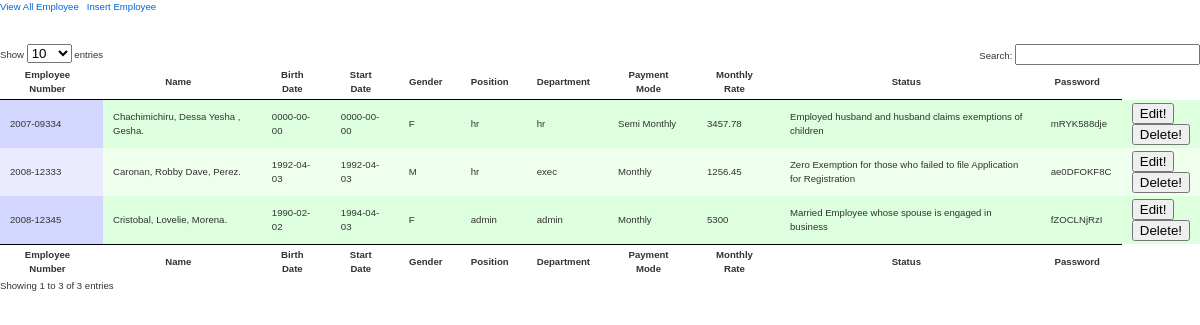
Screenshot of /payroll/index.php/employee/GetAll with the database file from the repository.
### tables this page shows
CREATE TABLE IF NOT EXISTS `employee` (
  `empnum` varchar(50) NOT NULL,
  `mname` varchar(50) NOT NULL,
  `sname` varchar(50) NOT NULL,
  `fname` varchar(100) NOT NULL,
  `type` varchar(100) NOT NULL,
  `status` int(2) NOT NULL,
  `mrate` float NOT NULL,
  `payment_mode` varchar(20) NOT NULL,
  `position` varchar(50) NOT NULL,
  `dept` varchar(50) NOT NULL,
  `gender` varchar(1) NOT NULL,
  `password` varchar(15) NOT NULL,
  `sdate` date NOT NULL,
  `bdate` date NOT NULL,
  PRIMARY KEY (`empnum`)
);

CREATE TABLE IF NOT EXISTS `employee_status` (
  `id` int(3) NOT NULL,
  `desc` varchar(100) NOT NULL,
  PRIMARY KEY (`id`)
);

### payroll/application/controllers/Employee.php (called while the page is built, shortened)
<?php
class Employee extends CI_Controller {
	function __construct()
	{
		$this->load->helper('url');
		$this->load->helper('date');
	}
	function GetAll()
	{
	$this->load->helper('form');
	$this->load->model('Employee_model');
	$data['query']=$this->Employee_model->Employee_getall();
	$this->load->view('Emp_viewall',$data);
	}
}
?>

### payroll/index.php (called while the page is built, shortened)
<?php
require_once BASEPATH.'core/CodeIgniter'.EXT;

### payroll/application/models/Employee_model.php (called while the page is built, shortened)
<?php
class Employee_model extends CI_Model {
    function Employee_getall() {
		$query = $this->db->query('SELECT a.empnum,a.fname,a.password,a.mname,a.sname,a.bdate,a.sdate,a.mrate,a.position,a.dept,b.desc,a.payment_mode,a.gender FROM employee a,employee_status b WHERE a.status=b.id');
		return $query->result();
	}
}
?>

### payroll/application/views/Emp_viewall.php (the view, shortened to what this page needs)
<!DOCTYPE HTML PUBLIC "-//W3C//DTD HTML 4.01//EN" "http://www.w3.org/TR/html4/strict.dtd">
<html>
	<head>
	</head>
	<body id="dt_example">
	<?php  include  ("links.php");?>
		 <div id="demo">
			<table cellpadding="0" cellspacing="0" border="0" class="display" id="example">
			<thead>
				<tr>
					<th>Employee Number</th>
					<th>Name</th>
					<th>Birth Date</th>
					<th>Start Date</th>
					<th>Gender</th>
					<th>Position</th>
					<th>Department</th>
					<th>Payment Mode</th>
					<th>Monthly Rate</th>
					<th>Status</th>
					<th>Password</th>
				</tr>
			</thead>
			<tbody>
			<?php $cnt=1;$count=0;
			foreach ($query as $row)
			{
				if ($cnt%2==0)	$class="even";
				else	$class="odd";
				$name= $row->sname.', '.$row->fname.', '.$row->mname.'.';
				$emp=$row->empnum;
			?>
				<tr id="<?php echo $emp ?>" class="<?php echo $class ?>">
					<td><?php echo $emp; ?></td>
					<td><?php echo $name; ?></td>
					<td><?php echo $row->bdate; ?></td>
					<td><?php echo $row->sdate; ?></td>
					<td><?php echo $row->gender; ?></td>
					<td><?php echo $row->position; ?></td>
					<td><?php echo $row->dept; ?></td>
					<td><?php echo $row->payment_mode; ?></td>
					<td><?php echo $row->mrate; ?></td>
					<td><?php echo $row->desc; $cnt++;?></td>
					<td><?php echo $row->password; ?></td>
					<td>
						<?php
						echo form_open('employee/edit');
						echo form_submit('mysubmit','Edit!');
						echo form_close();
						echo form_open('employee/delete');
						echo form_submit('mysubmit','Delete!');
						echo form_close();
						?>
					</td>
				</tr>
			<?php
			$cnt++;
			} ?>
			</tbody>
			<tfoot>
				<tr>
					<th>Employee Number</th>
					<th>Name</th>
					<th>Birth Date</th>
					<th>Start Date</th>
					<th>Gender</th>
					<th>Position</th>
					<th>Department</th>
					<th>Payment Mode</th>
					<th>Monthly Rate</th>
					<th>Status</th>
					<th>Password</th>
				</tr>
			</tfoot>
		</table>
	</div>
</body>
</html>

### payroll/css/demo_page.css (style rules this page uses)
#dt_example { font: 60%/1.45em "Lucida Grande", Verdana, Arial, Helvetica, sans-serif; margin: 0; padding: 0; color: #333; background-color: #fff; }
#dt_example #demo { margin: 30px auto 0 auto; width: 1200px; }

### payroll/css/demo_table.css (style rules this page uses)
table.display { margin: 0 auto; clear: both; width: 100%; }
table.display thead th { padding: 3px 18px 3px 10px; border-bottom: 1px solid black; font-weight: bold; cursor: pointer; * cursor: hand; }
table.display tfoot th { padding: 3px 18px 3px 10px; border-top: 1px solid black; font-weight: bold; }
table.display td { padding: 3px 10px; }
.sorting_asc { background: url('/payroll/images/sort_asc.png') no-repeat center right; }
.sorting { background: url('/payroll/images/sort_both.png') no-repeat center right; }
table.display tr.odd { background-color: #ddffdd; }
table.display tr.even { background-color: #eeffee; }
tr.odd { background-color: #E2E4FF; }
tr.even { background-color: white; }
tr.odd td.sorting_1 { background-color: #D3D6FF; }
tr.even td.sorting_1 { background-color: #EAEBFF; }

### rows the page displays
employee: empnum "2007-09334", name "Chachimichiru, Dessa Yesha , Gesha.", bdate "0000-00-00", sdate "0000-00-00", gender "F", position "hr", dept "hr", payment_mode "Semi Monthly", mrate "3457.78", employee_status.desc "Employed husband and husband claims exemptions of children", password "mRYK588dje"
employee: empnum "2008-12333", name "Caronan, Robby Dave, Perez.", bdate "1992-04-03", sdate "1992-04-03", gender "M", position "hr", dept "exec", payment_mode "Monthly", mrate "1256.45", employee_status.desc "Zero Exemption for those who failed to file Application for Registration", password "ae0DFOKF8C"
employee: empnum "2008-12345", name "Cristobal, Lovelie, Morena.", bdate "1990-02-02", sdate "1994-04-03", gender "F", position "admin", dept "admin", payment_mode "Monthly", mrate "5300", employee_status.desc "Married Employee whose spouse is engaged in business", password "fZOCLNjRzI"
